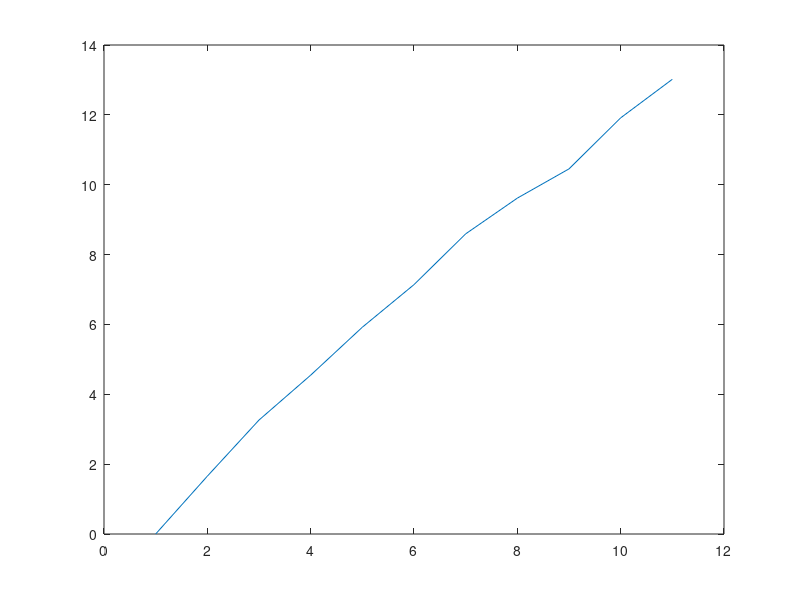

The MATLAB script that drew this image:

nstep = 20 
timepts = 1: .1: 2; 

forwardspeed = .03;
noise = .8; 
stepsize = 5; 
footposition(1) = 0; 



for i = 2:length(timepts)
footposition(i) = footposition(i-1) + ...
    forwardspeed + ...
    (noise + rand(1, 1));
end 

plot(footposition)